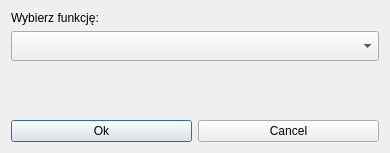
<?xml version="1.0" encoding="UTF-8"?>
<ui version="4.0">
 <class>dialog</class>
 <widget class="QDialog" name="dialog">
  <property name="geometry">
   <rect>
    <x>0</x>
    <y>0</y>
    <width>390</width>
    <height>153</height>
   </rect>
  </property>
  <property name="windowTitle">
   <string>Wybieranie funkcji</string>
  </property>
  <layout class="QGridLayout" name="gridLayout">
   <item row="0" column="0">
    <layout class="QVBoxLayout" name="verticalLayout">
     <item>
      <widget class="QLabel" name="label">
       <property name="text">
        <string>Wybierz funkcję:</string>
       </property>
      </widget>
     </item>
     <item>
      <widget class="QComboBox" name="functionBox">
       <property name="minimumSize">
        <size>
         <width>0</width>
         <height>30</height>
        </size>
       </property>
      </widget>
     </item>
     <item>
      <spacer name="verticalSpacer">
       <property name="orientation">
        <enum>Qt::Vertical</enum>
       </property>
       <property name="sizeHint" stdset="0">
        <size>
         <width>20</width>
         <height>40</height>
        </size>
       </property>
      </spacer>
     </item>
     <item>
      <layout class="QHBoxLayout" name="horizontalLayout">
       <item>
        <widget class="QPushButton" name="okButton">
         <property name="text">
          <string>Ok</string>
         </property>
         <property name="default">
          <bool>true</bool>
         </property>
        </widget>
       </item>
       <item>
        <widget class="QPushButton" name="cancelButton">
         <property name="text">
          <string>Cancel</string>
         </property>
        </widget>
       </item>
      </layout>
     </item>
    </layout>
   </item>
  </layout>
 </widget>
 <resources/>
 <connections/>
</ui>
